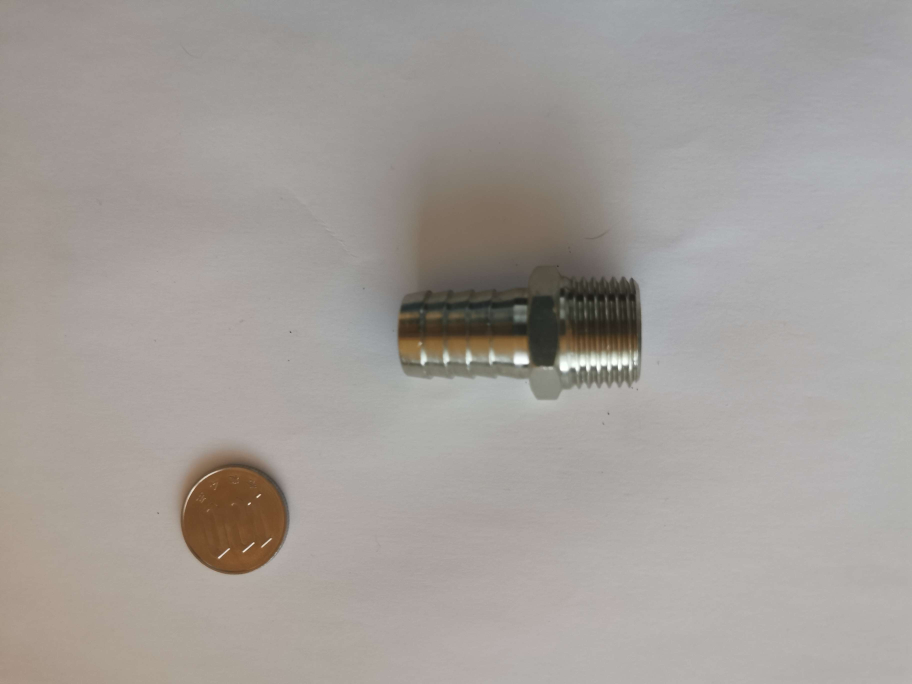
#> input picture DataBase/image7.jpg, 3648 x 2736 px (shown at 1/4 size)
$ jupyter execute diametre_monnaie.ipynb
#> lines starting #> are read from the running program, lines starting #| are printed output that depends on the picture; after the words box and inside, x2 and y2 are one past the last pixel; in counts of white or black regions, pixels touching at a corner belong together; long printed decimals are rounded
[cell 1]
import cv2
import numpy as np

Fonction pour le diamètre de la pièce de monnaie

[cell 2]
def conversion_piece(image_path,taille_piece):
#> called with image_path = '../DataBase/image7.jpg', taille_piece = 22.6
    image = cv2.imread(image_path)#charge image
#> image is the input picture: shape (2736, 3648, 3); mean B, G, R 153.8, 157.9, 163.2
    if image is None:
        raise ValueError("L'image n'a pas pu être chargée.")

    taille_noyau = (5, 5)
    sigma = 0
    blurred_image = cv2.GaussianBlur(image, taille_noyau, sigma)


    gray = cv2.cvtColor(blurred_image, cv2.COLOR_BGR2GRAY)
    _,thresh = cv2.threshold(gray,0,255,cv2.THRESH_BINARY+cv2.THRESH_OTSU)
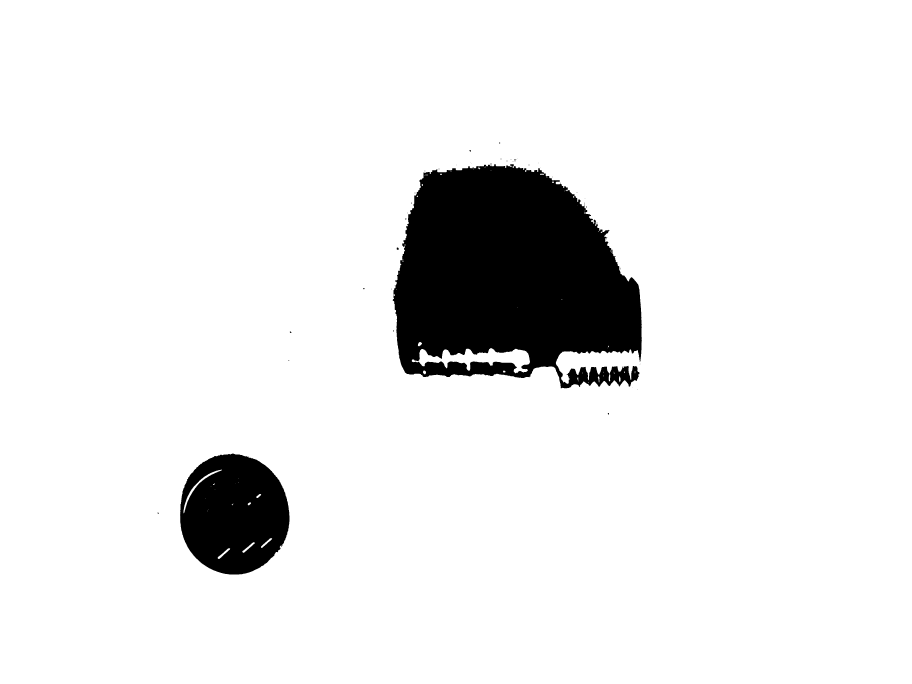
#> thresh: shape (2736, 3648) (shown at 1/4 size); 91.8% white; 43 black regions (35 under 20 px), largest, box (x1, y1, x2, y2) and area: (1570, 654, 2567, 1553) 658164, (720, 1814, 1158, 2298) 163653, (1587, 990, 1595, 1000) 61
    thresh = cv2.bitwise_not(thresh)
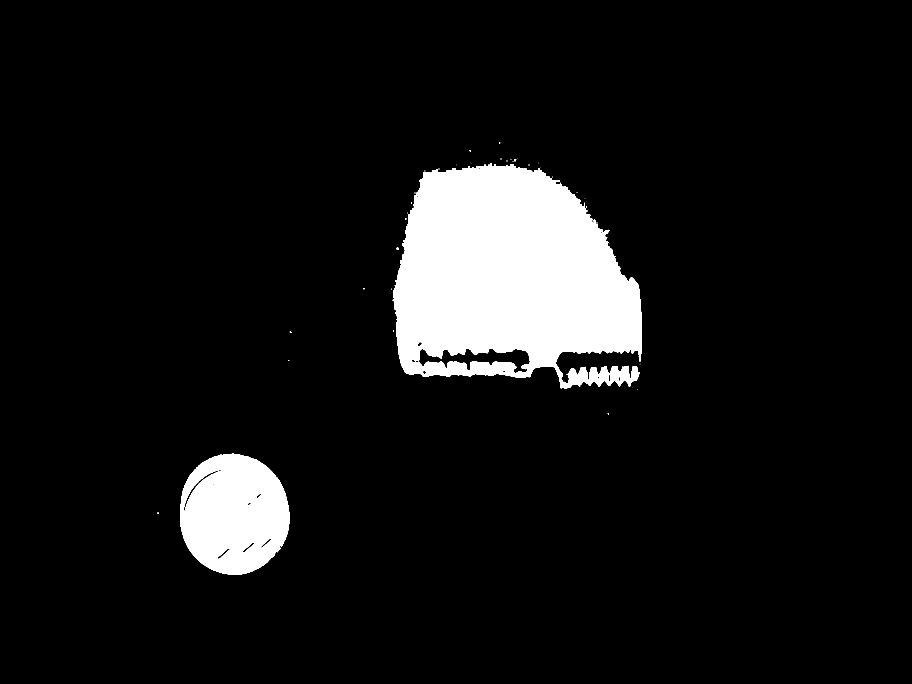
#> thresh: shape (2736, 3648) (shown at 1/4 size); 8.2% white; 43 white regions (35 under 20 px), largest, box (x1, y1, x2, y2) and area: (1570, 654, 2567, 1553) 658164, (720, 1814, 1158, 2298) 163653, (1587, 990, 1595, 1000) 61

    element = cv2.getStructuringElement(shape=cv2.MORPH_RECT, ksize=(5, 5))

    morph_img = thresh.copy()
    cv2.morphologyEx(src=thresh, op=cv2.MORPH_CLOSE, kernel=element, dst=morph_img)
#> morph_img: shape (2736, 3648); 8.3% white; 39 white regions (31 under 20 px)

    contours,_ = cv2.findContours(morph_img,cv2.RETR_TREE,cv2.CHAIN_APPROX_SIMPLE) #trouver les contours
#> contours = 56 contours, 36 with area under 20; largest, box (x1, y1, x2, y2) and area: (1570, 654, 2567, 1553) 678478, (720, 1814, 1158, 2298) 166454, (1674, 1392, 2120, 1493) 20886, (733, 1880, 878, 2047) 1898, (870, 2192, 920, 2236) 533

    output_image = cv2.cvtColor(morph_img, cv2.COLOR_GRAY2BGR)# préparer l'image de sortie
#> output_image: shape (2736, 3648, 3); 8.3% white; 39 white regions (31 under 20 px), largest, box (x1, y1, x2, y2) and area: (1570, 654, 2567, 1553) 659885, (720, 1814, 1158, 2298) 163864, (1587, 990, 1595, 1000) 62

    height, width = morph_img.shape[:2]# dimensions de l'image
#> height = 2736; width = 3648

    y_limit1 = height - 800 #limite
#> y_limit1 = 1936
    y_limit2 = 800

    max_contour = None #contour et aire
    max_area = 0

    for cnt in contours: #on cherche dans la zone les contours
        (x, y), radius = cv2.minEnclosingCircle(cnt)
        center = (int(x), int(y))
        if (center[1] > y_limit1 or center[1] < y_limit2):
            area = cv2.contourArea(cnt)
            if area > max_area:
                max_area = area
                max_contour = cnt
#> this loop made 56 passes
#> (x, y, radius, center, area, max_area) on pass 2: (927.2, 2056.7, 242.8, (927, 2056), 166454, 166454)
#> (x, y, radius, center, area) on passes 3 to 5: (894.5, 2213, 31.63, (894, 2213), 533), (993.5, 2189, 31, (993, 2189), 515), (1065.5, 2171.5, 28.36, (1065, 2171), 437.5)
#> after the loop, max_area = 166454; max_contour = contour of 624 points, box (x1, y1, x2, y2) (720, 1814, 1158, 2298), area 166454

    if max_contour is not None:
        (x, y), radius = cv2.minEnclosingCircle(max_contour)
#> x = 927.2; y = 2056.7; radius = 242.8
        diameter = 2 * int(radius)
#> diameter = 484
    else:
        diameter = 0

    return taille_piece/diameter #diametre

Brouillon test des fonctions OpenCV pour la pièce de monnaie

[cell 3]
image_path = '../DataBase/image7.jpg'
conversion = conversion_piece(image_path,22.6)
#> conversion = 0.0467
print(f"Estimated in pixels: {conversion}")
#| Estimated in pixels: 0.04669

[cell 4]
image_path = '../DataBase/image3.jpg'
image = cv2.imread(image_path)
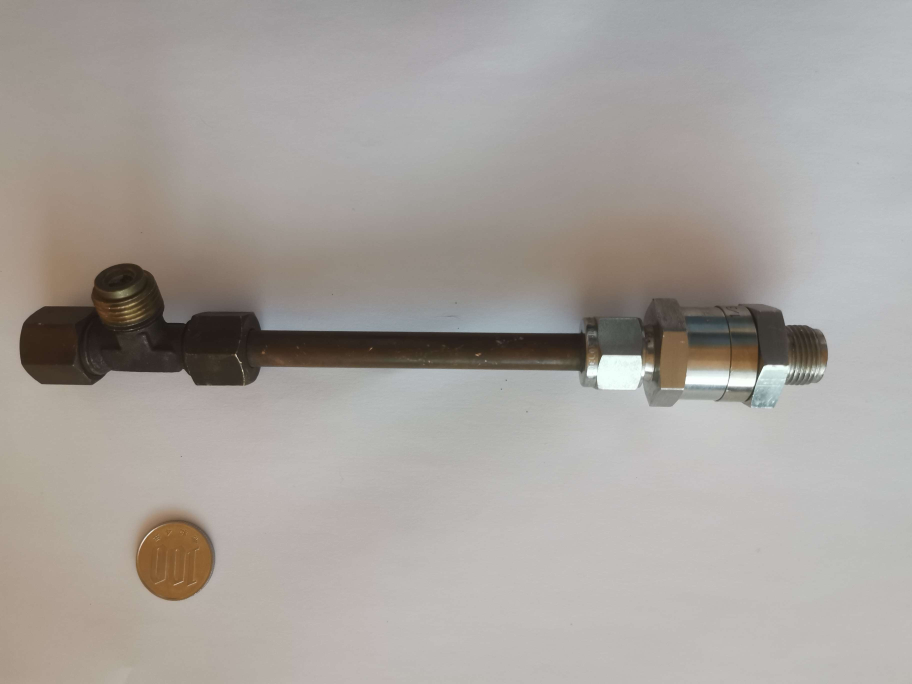
#> input picture DataBase/image3.jpg, 3648 x 2736 px (shown at 1/4 size)
#> image is the input picture: shape (2736, 3648, 3); mean B, G, R 156.6, 161.1, 166.4

[cell 5]
taille_noyau = (5, 5)
sigma = 0
image = cv2.GaussianBlur(image, taille_noyau, sigma)

gray_image = cv2.cvtColor(image, cv2.COLOR_BGR2GRAY)
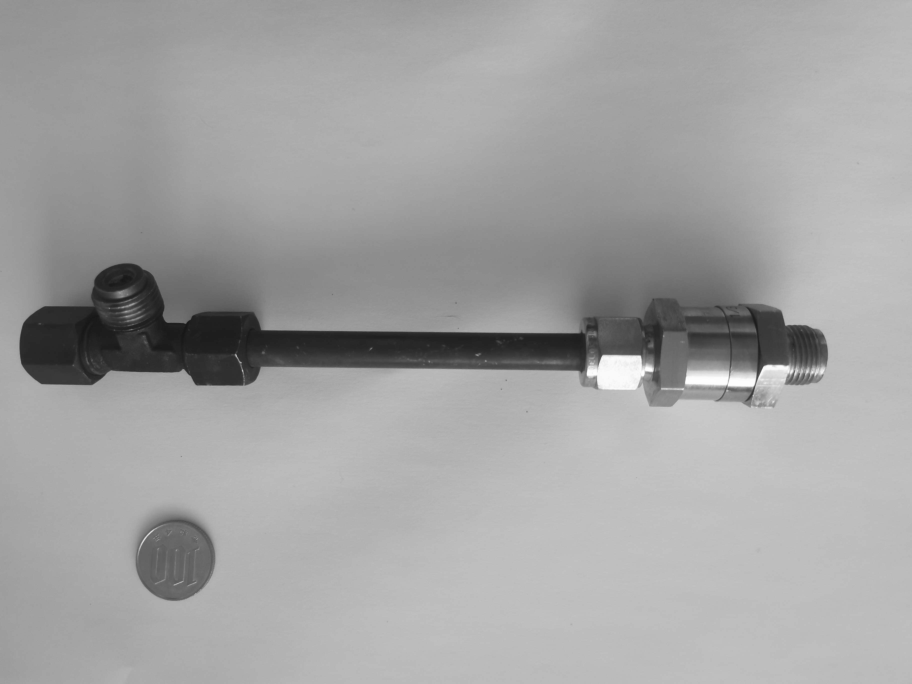
#> gray_image: shape (2736, 3648) (shown at 1/4 size); min 22, max 255, mean 162.2
th = cv2.adaptiveThreshold(gray_image,255,cv2.ADAPTIVE_THRESH_GAUSSIAN_C,cv2.THRESH_BINARY,71,17)
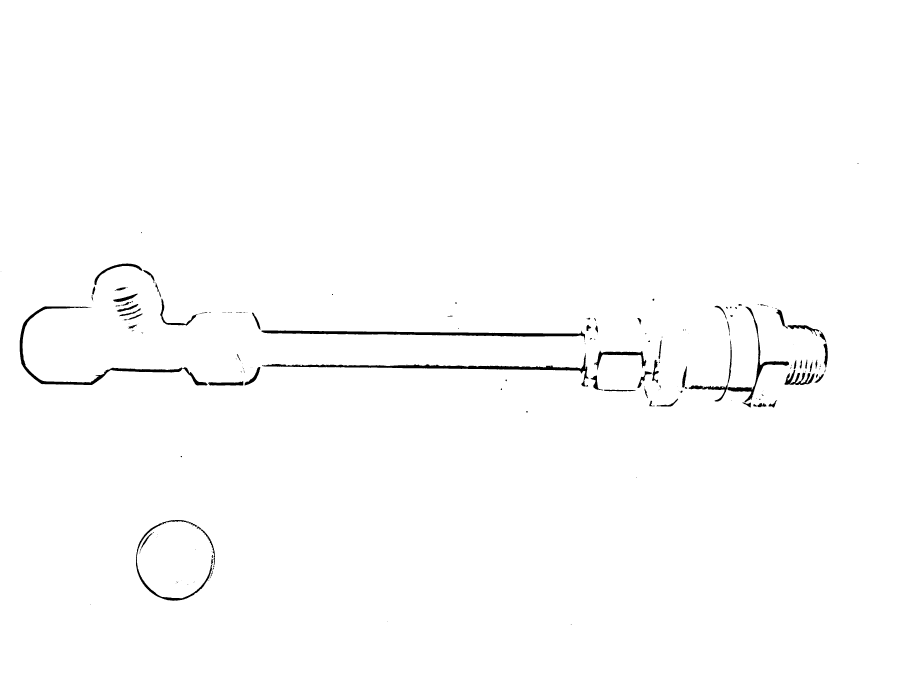
#> th: shape (2736, 3648) (shown at 1/4 size); 99.1% white; 189 black regions (101 under 20 px), largest, box (x1, y1, x2, y2) and area: (1045, 1322, 2340, 1362) 14821, (1048, 1412, 2354, 1546) 14707, (79, 1225, 830, 1542) 13027
edges = cv2.adaptiveThreshold(th, 255, cv2.ADAPTIVE_THRESH_MEAN_C, cv2.THRESH_BINARY_INV, 3, 2)
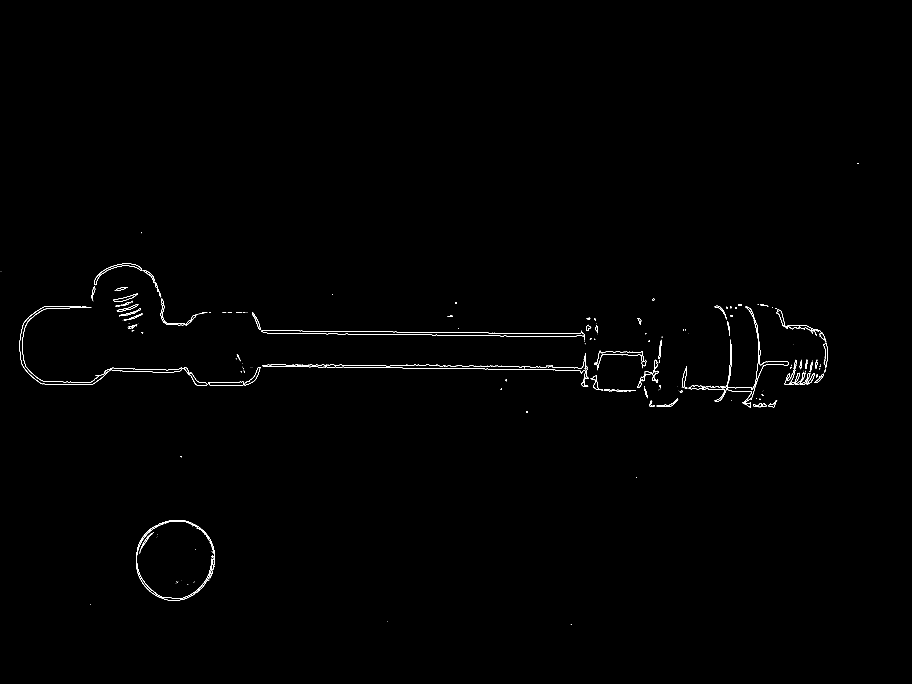
#> edges: shape (2736, 3648) (shown at 1/4 size); 0.27% white in thin lines or dots, all inside (x1, y1, x2, y2) = (3, 652, 3434, 2499)

[cell 6]
contours, hierarchy = cv2.findContours(edges, cv2.RETR_EXTERNAL, cv2.CHAIN_APPROX_SIMPLE)
#> contours = 189 contours, 112 with area under 20; largest, box (x1, y1, x2, y2) and area: (1045, 1322, 2340, 1362) 13500, (1048, 1412, 2354, 1546) 13244, (79, 1225, 830, 1542) 11803, (2910, 1226, 3156, 1630) 5816, (544, 2080, 853, 2403) 4616

output_image = cv2.cvtColor(edges, cv2.COLOR_GRAY2BGR)

[cell 7]
height = edges.shape[0]
#> height = 2736
width = edges.shape[1]
#> width = 3648

x_limit = width
#> x_limit = 3648
y_limit = height - 800
#> y_limit = 1936
top_left = (0, y_limit)
#> top_left = (0, 1936)
bottom_right = (x_limit, height)
#> bottom_right = (3648, 2736)
cv2.rectangle(output_image, top_left, bottom_right, (255, 0, 0), 2)
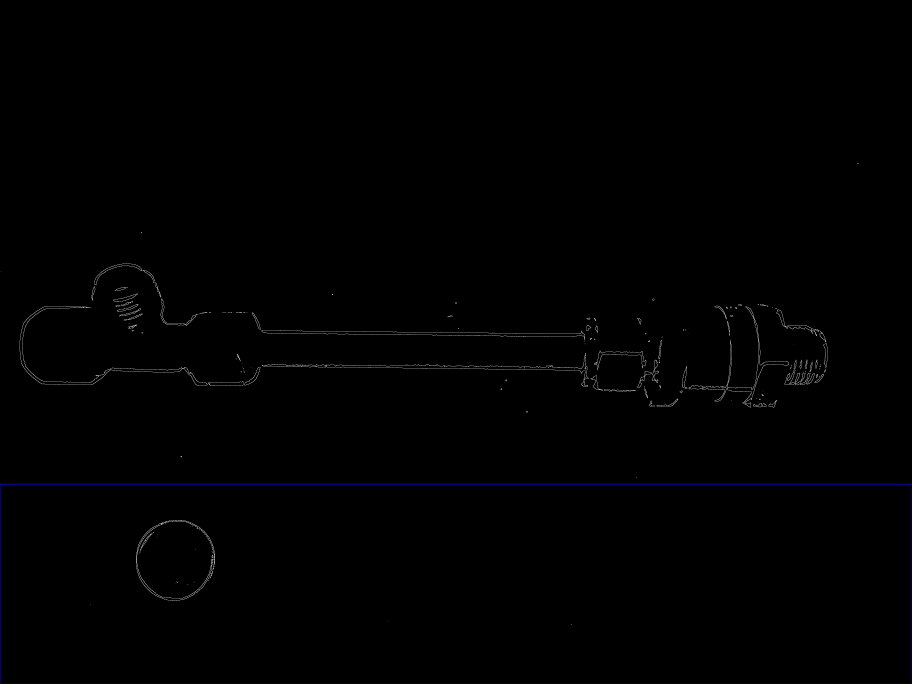
#> output_image: shape (2736, 3648, 3) (shown at 1/4 size); mean B, G, R 1.1, 0.7, 0.7

y_limit2 = 800
top_left2 = (0, 0)
bottom_right2 = (x_limit, y_limit2)
#> bottom_right2 = (3648, 800)
cv2.rectangle(output_image, top_left2, bottom_right2, (255, 0, 0), 2)

max_contour = None
max_area = 0

for cnt in contours:
    (x, y), radius = cv2.minEnclosingCircle(cnt)
    center = (int(x), int(y))
    radius = int(radius)
    if (center[1] > y_limit or center[1] < y_limit2):
        area = cv2.contourArea(cnt)
        if area > max_area:
            max_area = area
            max_contour = cnt
#> this loop made 189 passes
#> (x, y, radius, center, area, max_area) on passes 12, 16, 24, 28: (845.5, 2297, 8, (845, 2297), 30.5, 30.5), (849.5, 2225.5, 5, (849, 2225), 32, 32), (585, 2168.5, 42, (585, 2168), 319, 319), (703.2, 2240.8, 162, (703, 2240), 4616.5, 4616.5)
#> (x, y, radius, area, max_area) on pass 26: (824, 2182, 82, 668, 668)
#> after the loop, max_area = 4616.5; max_contour = contour of 815 points, box (x1, y1, x2, y2) (544, 2080, 853, 2403), area 4616

if max_contour is not None:
    (x, y), radius = cv2.minEnclosingCircle(max_contour)
#> x = 703.2; y = 2240.8; radius = 162.7
    center = (int(x), int(y))
#> center = (703, 2240)
    radius = int(radius)
#> radius = 162
    diameter = 2 * radius
#> diameter = 324
    cv2.circle(output_image, center, radius, (0, 255, 0), 2)
    cv2.circle(output_image, center, 1, (0, 0, 255), 3)
    start_point = (int(x - radius), int(y))
#> start_point = (541, 2240)
    end_point = (int(x + radius), int(y))
#> end_point = (865, 2240)
    cv2.line(output_image, start_point, end_point, (255, 0, 0), 2)

cv2.imwrite('output_image_test.png', output_image)
print(f"Estimated diameter in pixels: {diameter}")
#| Estimated diameter in pixels: 324
